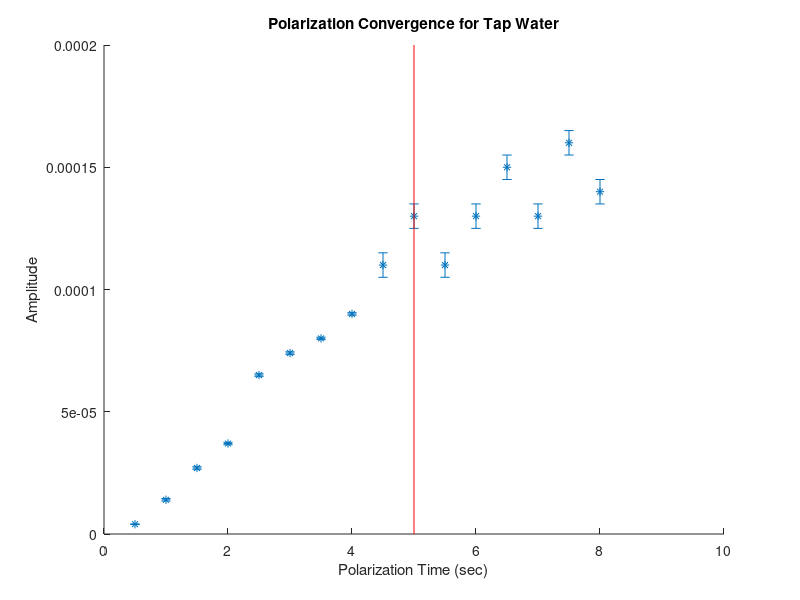
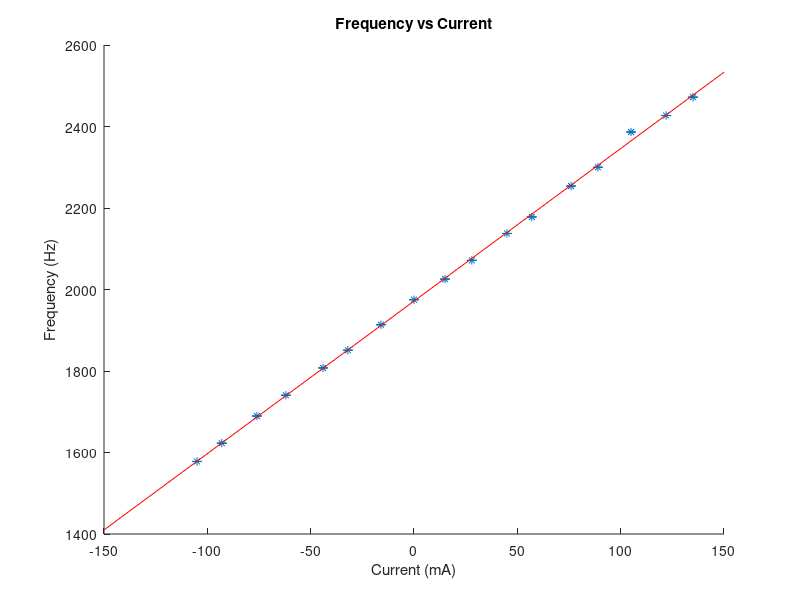
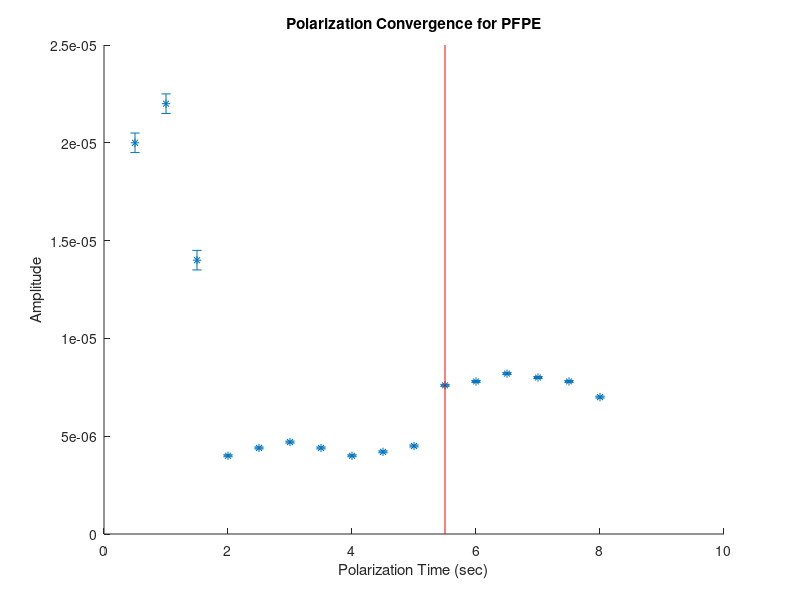

Here is the MATLAB script that generated these plots, in order:
% Logan Prust - Phys 322L - NMR Lab

clear;

format long;

k=89.66; %uT/A

x=[15 28 45 57 76 89 105 122 135 0 -16 -32 -44 -62 -76 -93 -105]; % mA
y=[2025.5 2071.5 2137.5 2178 2254 2300 2386.5 2427 2472 1975 1913.5 1851 1807.5 1740.5 1689.5 1623 1578]; % Hz

n=length(x);

for i=1:n
    X(i,1)=x(i);
    X(i,2)=1;
end

beta=inv(transpose(X)*X)*transpose(X)*y';

m=beta(1)

xbar=mean(x);
ybar=mean(y);

ssxx=0;
ssyy=0;
ssxy=0;
for i=1:n
    ssxx=ssxx+(x(i)-xbar)^2;
    ssyy=ssyy+(y(i)-ybar)^2;
    ssxy=ssxy+(x(i)-xbar)*(y(i)-ybar);
end

s=sqrt((ssyy-beta(1)*ssxy)/(n-2));

SEa=s*sqrt(1/n+xbar^2/ssxx);

SEb=s/sqrt(ssxx);

sigmam=SEb

c=m/k*1000

sigmac=sigmam/k*1000

f0=beta(2)

sigmaf0=SEa

error=0.25*ones(1,n);
y1=beta(1)*(-150)+beta(2);
y2=beta(1)*(150)+beta(2);
figure(2);
hold on;
errorbar(x,y,error,'*');
plot([-150 150],[y1 y2],'r');
title('Frequency vs Current');
xlabel('Current (mA)');
ylabel('Frequency (Hz)');

polartime=0.5:0.5:8;
polarwater=10^(-5)*[.4 1.4 2.7 3.7 6.5 7.4 8 9 11 13 11 13 15 13 16 14];
polarPFPE=10^(-6)*[20 22 14 4 4.4 4.7 4.4 4 4.2 4.5 7.6 7.8 8.2 8 7.8 7];
polarwatererror=10^(-5)*[.005 .05 .05 .05 .05 .05 .05 .05 .5 .5 .5 .5 .5 .5 .5 .5];
polarPFPEerror=10^(-6)*[.5 .5 .5 .05 .05 .05 .05 .05 .05 .05 .05 .05 .05 .05 .05 .05];

figure(1);
hold on;
errorbar(polartime,polarwater,polarwatererror,'*');
vline=get(gca,'ylim');
plot([5 5],vline,'r');
title('Polarization Convergence for Tap Water');
xlabel('Polarization Time (sec)');
ylabel('Amplitude');

figure(3);
hold on;
errorbar(polartime,polarPFPE,polarPFPEerror,'*');
vline2=get(gca,'ylim');
plot([5.5 5.5],vline2,'r');
title('Polarization Convergence for PFPE');
xlabel('Polarization Time (sec)');
ylabel('Amplitude');